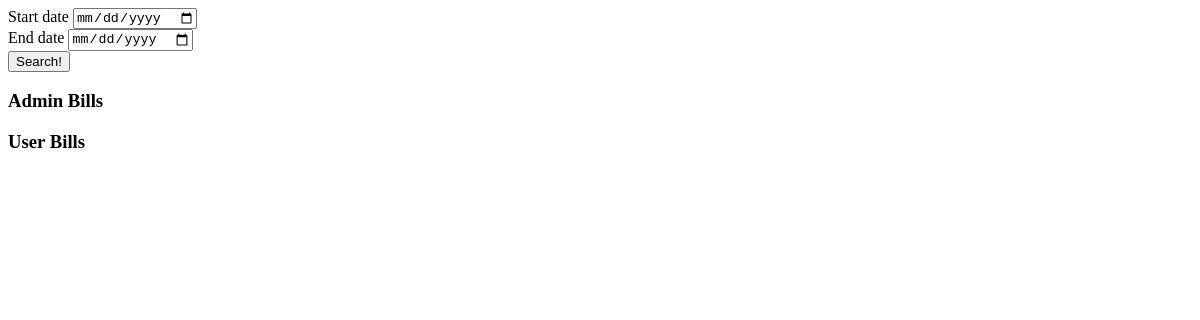
Page /library/admin/1/check on the earlier database version.
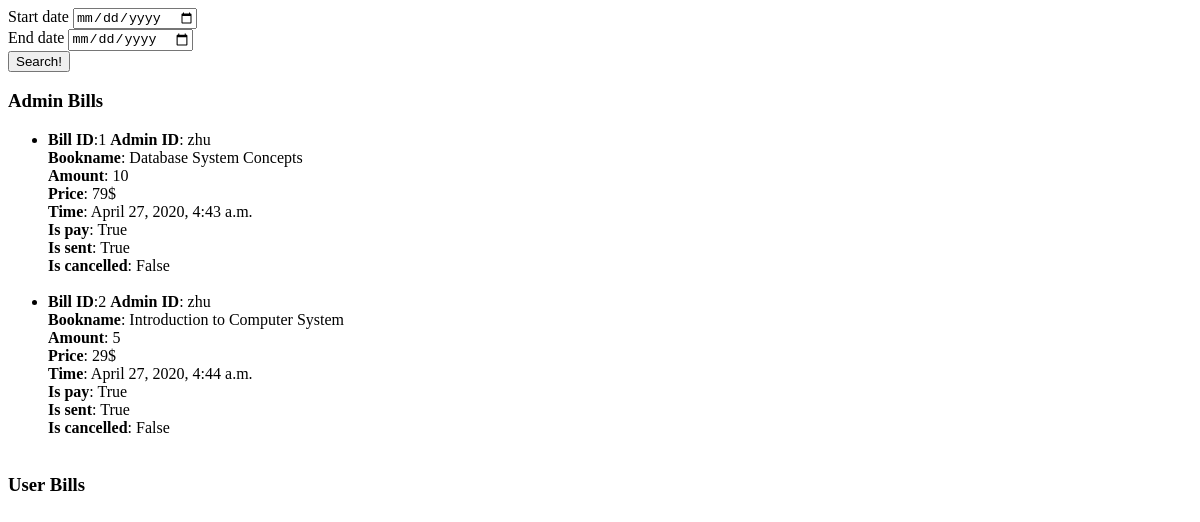
Same page on the later database version.
### Library/models.py (models this page shows)
class AdminBill(models.Model):
    adminID = models.ForeignKey('Administrator', on_delete=models.CASCADE)
    time = models.DateTimeField(auto_now=True)
    price = models.IntegerField(default=0)
    amount = models.IntegerField(default=0)
    pay = models.IntegerField(default=0)
    book = models.ForeignKey('Book', on_delete=models.CASCADE)
    is_pay = models.BooleanField(default=False)
    is_sent = models.BooleanField(default=False)
    is_cancelled = models.BooleanField(default=False)

class Administrator(models.Model):
    admin_username = models.CharField(max_length=16)
    admin_password = models.CharField(max_length=16)
    admin_name = models.CharField(max_length=16)
    admin_gender = models.BooleanField(default=True)  # True = Male, False = Female
    admin_age = models.IntegerField()
    admin_phone = models.CharField(max_length=11)
    is_delete = models.BooleanField(default=False)

class Book(models.Model):
    ISBN = models.CharField(max_length=16)
    bookname = models.CharField(max_length=32)
    author = models.CharField(max_length=16, null=True)
    publisher = models.CharField(max_length=32, null=True)
    price = models.FloatField(null=False, default=0)
    amount = models.IntegerField(null=False, default=0)

### Library/views.py (the view, shortened to what this page needs)
# urls.py: path('admin/<int:id>/check', views.admin_check, name='admin_check'),
def admin_check(request, id):
    admin_bills = AdminBill.objects.filter(adminID=id)
    user_bills = UserBill.objects.all()
    if request.method == "GET":
        data = {
            'admin_bills': admin_bills,
            'user_bills': user_bills,
            'id': id,
        }
        return render(request, 'admin_check.html', context=data)

### Library/templates/admin_check.html (shortened to what this page needs)
<!DOCTYPE html>
<html lang="en">
<head>
</head>
<body>
<form action="{% url 'library:admin_check' id=id %}" method="post" enctype="multipart/form-data">{% csrf_token %}
    <div class="form-group">
        <label for="time">Start date</label>
        <input type="date" name="start_date" required><br/>
    </div>
    <div class="form-group">
        <label for="time">End date</label>
        <input type="date" name="end_date" required>
    </div>
    <button type="submit">Search!</button>
</form>
<h3>Admin Bills</h3>
<ul>
    {% for bill in admin_bills %}
        <li><strong>Bill ID</strong>:{{ bill.id }}
            <strong>Admin ID</strong>: {{ bill.adminID.admin_username  }}<br/>
            <strong>Bookname</strong>: {{ bill.book.bookname }}<br/>
            <strong>Amount</strong>: {{ bill.amount }}<br/>
            <strong>Price</strong>: {{ bill.price }}$<br/>
            <strong>Time</strong>: {{ bill.time }}<br/>
            <strong>Is pay</strong>: {{ bill.is_pay }}<br/>
            <strong>Is sent</strong>: {{ bill.is_sent }}<br/>
            <strong>Is cancelled</strong>: {{ bill.is_cancelled }}<br/><br/>
        </li>
    {% endfor %}
</ul>
    <h3>User Bills</h3>
</body>
</html>

Differences in the rows shown:
added AdminBill: id "1", adminID.admin_username "zhu", book.bookname "Database System Concepts", amount "10", price "79", time "April 27, 2020, 4:43 a.m.", is_pay "True", is_sent "True", is_cancelled "False"
added AdminBill: id "2", adminID.admin_username "zhu", book.bookname "Introduction to Computer System", amount "5", price "29", time "April 27, 2020, 4:44 a.m.", is_pay "True", is_sent "True", is_cancelled "False"
